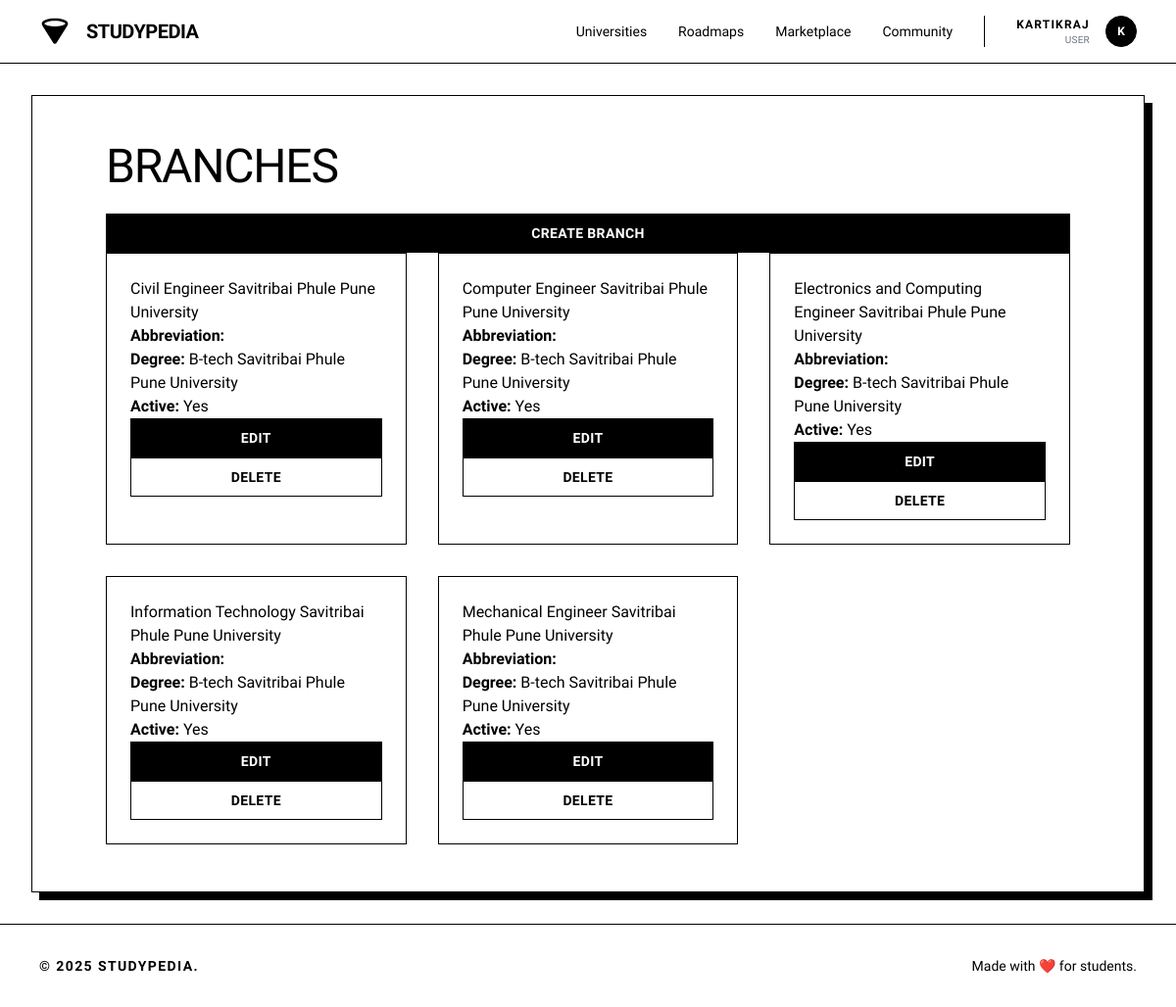
Screenshot of /university/branches/ (signed in) with the database file from the repository.
### accounts/models.py (models this page shows, shortened)
class User(AbstractUser):
    ROLE_CHOICES = (
        ('user', 'User'),
        ('staff', 'Staff'),
        ('admin', 'Admin'),
    )
    role = models.CharField(max_length=20, choices=ROLE_CHOICES, default='user')
    college = models.CharField(max_length=200, blank=True)
    year_of_study = models.PositiveIntegerField(null=True, blank=True)
    location = models.CharField(max_length=100, blank=True)
    phone = models.CharField(max_length=15, blank=True)
    profile_picture = models.ImageField(upload_to='profiles/', null=True, blank=True)
    bio = models.TextField(max_length=500, blank=True)
    credits = models.PositiveIntegerField(default=0)
    wallet_balance = models.DecimalField(max_digits=8, decimal_places=2, default=0.00)
    followers = models.ManyToManyField('self', through='Follow', related_name='following', symmetrical=False)
    created_at = models.DateTimeField(auto_now_add=True)
    updated_at = models.DateTimeField(auto_now=True)
    class Meta:
        indexes = [
            models.Index(fields=['username']),
            models.Index(fields=['created_at']),
        ]

### university/models.py (models this page shows, shortened)
class Branch(models.Model):
    degree = models.ForeignKey(Degree, on_delete=models.CASCADE, related_name='branches')
    name = models.CharField(max_length=255)
    abbreviation = models.CharField(max_length=10 , null=True, blank=True)
    is_active = models.BooleanField(default=True)
    created_at = models.DateTimeField(auto_now_add=True)
    updated_at = models.DateTimeField(auto_now=True)
    class Meta:
        ordering = ['name']

class Degree(models.Model):
    university = models.ForeignKey(University, on_delete=models.CASCADE, related_name='degrees')
    name = models.CharField(max_length=255)
    abbreviation = models.CharField(max_length=10, null=True, blank=True)
    is_active = models.BooleanField(default=True)
    created_at = models.DateTimeField(auto_now_add=True)
    updated_at = models.DateTimeField(auto_now=True)
    class Meta:
        ordering = ['name']

class University(models.Model):
    name = models.CharField(max_length=255)
    abbreviation = models.CharField(max_length=10, null=True, blank=True)
    is_active = models.BooleanField(default=True)
    created_at = models.DateTimeField(auto_now_add=True)
    updated_at = models.DateTimeField(auto_now=True)
    class Meta:
        ordering = ['name']

### accounts/views.py (the view, shortened to what this page needs)
    def wrapper(request, *args, **kwargs):
        if request.user.is_authenticated:
            return view_func(request, *args, **kwargs)

### accounts/views.py (called while the page is built, shortened)
def jwt_auth(view_func):
    def wrapper(request, *args, **kwargs):
        if request.user.is_authenticated:
            return view_func(request, *args, **kwargs)
    return wrapper

### university/views.py (called while the page is built)
@jwt_auth
def branch_list(request):
    branches = Branch.objects.all()
    return render(request, 'university/branch_list.html', {'branches': branches})

### university/templates/university/branch_list.html (shortened to what this page needs)
{% extends 'base.html' %}
{% block content %}
<div class="max-w-[1440px] mx-auto w-full px-4 md:px-8 py-8"><div class="bg-white border border-black p-8 md:p-12 shadow-[8px_8px_0px_0px_rgba(0,0,0,1)]">
  <div class="container">
    <h1 class="text-black tracking-tight text-3xl md:text-5xl font-light font-display uppercase mb-6" >Branches</h1>
    {% if user.is_staff %}
      <a href="{% url 'university:branch_create' %}" class="flex min-w-[84px] cursor-pointer items-center justify-center border border-black bg-black text-white hover:bg-white hover:text-black transition-colors h-10 px-6 text-sm font-bold uppercase tracking-wide">Create Branch</a>
    {% endif %}
    <div class="grid grid-3">
      {% for branch in branches %}
        <div class="bg-white border border-black p-6 group hover:shadow-[4px_4px_0px_0px_rgba(0,0,0,1)] transition-all duration-300">
          <h3>{{ branch.name }} {{ branch.degree.university.name }}</h3>
          <p><strong>Abbreviation:</strong> {{ branch.abbreviation }} </p>
          <p><strong>Degree:</strong> {{ branch.degree.name }} {{ branch.degree.university.name }} </p>
          <p><strong>Active:</strong> {{ branch.is_active|yesno:"Yes,No" }}</p>
          {% if user.is_staff %}
            <a href="{% url 'university:branch_update' branch.pk %}" class="flex min-w-[84px] cursor-pointer items-center justify-center border border-black bg-black text-white hover:bg-white hover:text-black transition-colors h-10 px-6 text-sm font-bold uppercase tracking-wide">Edit</a>
            <a href="{% url 'university:branch_delete' branch.pk %}" class="flex min-w-[84px] cursor-pointer items-center justify-center border border-black hover:bg-black hover:text-white transition-colors h-10 px-6 text-black text-sm font-bold uppercase tracking-wide" onclick="return confirm('Are you sure you want to delete {{ branch.name }}?');">Delete</a>
          {% endif %}
        </div>
      {% empty %}
        <p>No branches found.</p>
      {% endfor %}
    </div>
  </div>
</div></div>
{% endblock %}

### templates/navbar.html (shortened to what this page needs)
<header class="flex items-center justify-between whitespace-nowrap border-b border-black px-10 py-4 sticky top-0 z-50 bg-white">
<div class="flex items-center gap-4">
<a href="{% url 'core:home' %}" class="flex items-center gap-4">
<div class="size-8 text-black">
</div>
<h2 class="text-black text-xl font-bold tracking-tight uppercase">Studypedia</h2>
</a>
</div>
<nav class="hidden md:flex flex-1 justify-end gap-8 items-center">
<div class="flex items-center gap-8">
<a class="text-black hover:underline underline-offset-4 transition-all text-sm font-medium" href="{% url 'university:university_list' %}">Universities</a>
<a class="text-black hover:underline underline-offset-4 transition-all text-sm font-medium" href="{% url 'roadmaps:roadmap_list' %}">Roadmaps</a>
<a class="text-black hover:underline underline-offset-4 transition-all text-sm font-medium" href="{% url 'ecommerce:marketplace' %}">Marketplace</a>
<a class="text-black hover:underline underline-offset-4 transition-all text-sm font-medium" href="{% url 'social:social' %}">Community</a>
</div>
{% if user.is_authenticated %}
<div class="flex items-center gap-4 border-l border-black pl-8">
    <div class="flex flex-col text-right">
        <span class="text-xs font-bold uppercase tracking-widest text-black">
            {% if user.first_name %}{{ user.first_name }} {{ user.last_name }}{% else %}{{ user.username }}{% endif %}
        </span>
        <span class="text-[10px] text-gray-500 uppercase tracking-wide">
            {% if user.role %}{{ user.get_role_display }}{% else %}Student{% endif %}
        </span>
    </div>
    <div class="relative group">
        <a href="{% url 'accounts:profile' %}" class="block size-8 bg-black rounded-full overflow-hidden border border-black cursor-pointer">
            {% if user.avatar %}
                <img alt="User Avatar" class="w-full h-full object-cover grayscale" src="{{ user.avatar.url }}"/>
            {% else %}
                <div class="w-full h-full flex items-center justify-center text-white text-xs font-bold">{{ user.username|make_list|first|upper }}</div>
            {% endif %}
        </a>
    </div>
</div>
{% endif %}
</nav>
</header>

### static/css/style.css (style rules this page uses)
:root { --bg-color: #ffffff; --text-color: #000000; --accent-color: #000000; --border-color: #999999; --hover-color: #f5f5f5; --shadow: 0 2px 4px rgba(0, 0, 0, 0.1); --primary-color: #000000; --secondary-color: #666666; }
* { margin: 0; padding: 0; box-sizing: border-box; }
body { font-family: 'Inter', -apple-system, BlinkMacSystemFont, sans-serif; background: var(--bg-color); color: var(--text-color); line-height: 1.6; padding-bottom: 70px; }
.container { max-width: 1200px; margin: 0 auto; padding: 0 20px; }
header { border-bottom: 1px solid var(--border-color); padding: 0.75rem 0; position: sticky; top: 0; background: var(--bg-color); z-index: 100; }
nav { display: flex; justify-content: space-between; align-items: center; }
@media (min-width: 769px) { body { padding-bottom: 0; } }
.grid { display: grid; gap: 2rem; }
.grid-3 { grid-template-columns: repeat(auto-fit, minmax(250px, 1fr)); }

### rows the page displays
User: username "KARTIKRAJ", role "USER", username|make_list "K"
Branch: name "Civil Engineer", degree.university.name "Savitribai Phule Pune University", degree.name "B-tech", is_active "Yes"
Branch: name "Computer Engineer", degree.university.name "Savitribai Phule Pune University", degree.name "B-tech", is_active "Yes"
Branch: name "Electronics and Computing Engineer", degree.university.name "Savitribai Phule Pune University", degree.name "B-tech", is_active "Yes"
Branch: name "Information Technology", degree.university.name "Savitribai Phule Pune University", degree.name "B-tech", is_active "Yes"
Branch: name "Mechanical Engineer", degree.university.name "Savitribai Phule Pune University", degree.name "B-tech", is_active "Yes"
